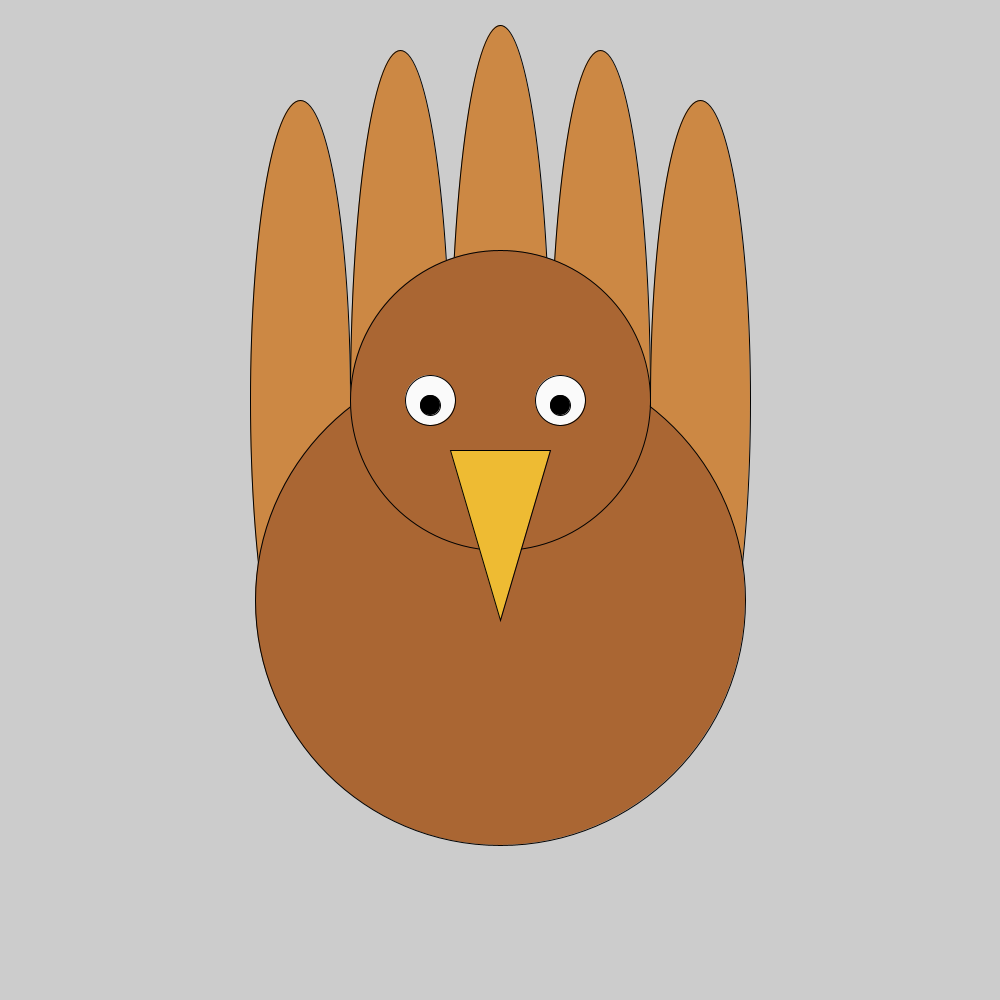
Frame 1 (no input)
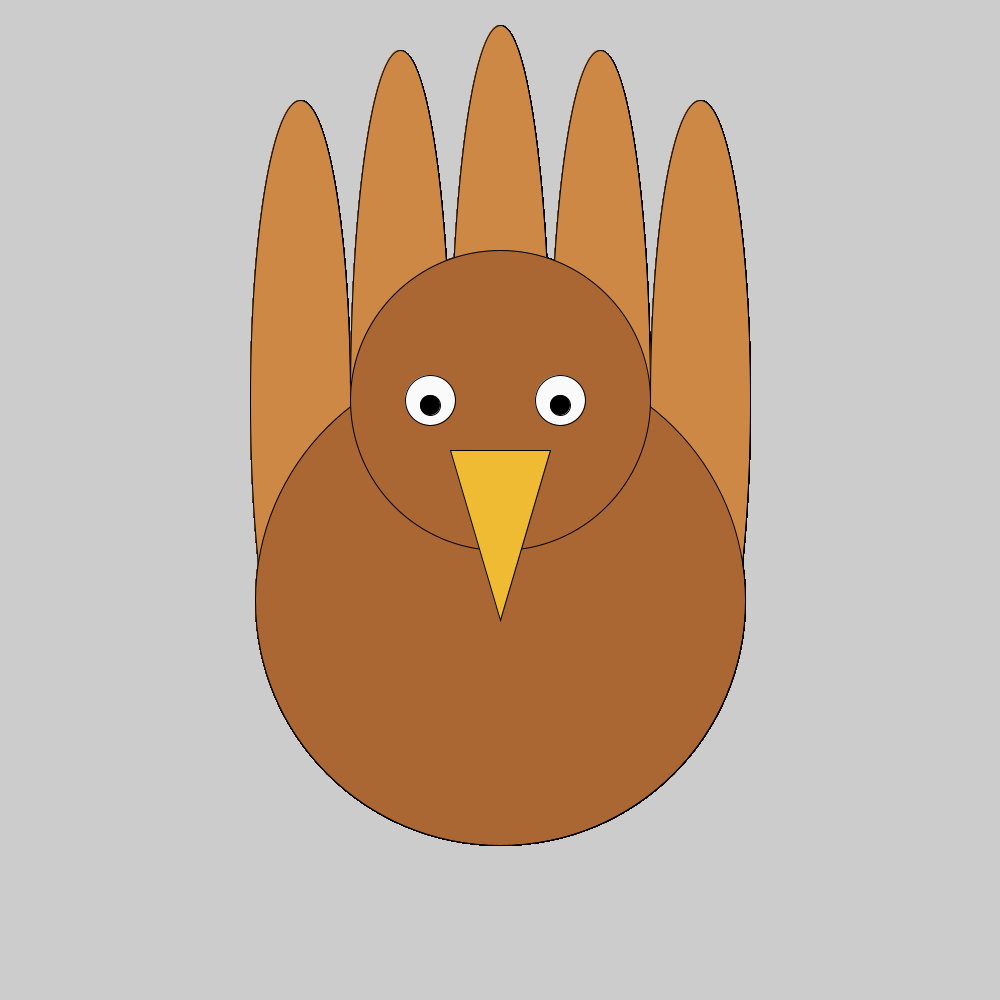
Frame 60 (the mouse pressed at the canvas centre just before this capture)
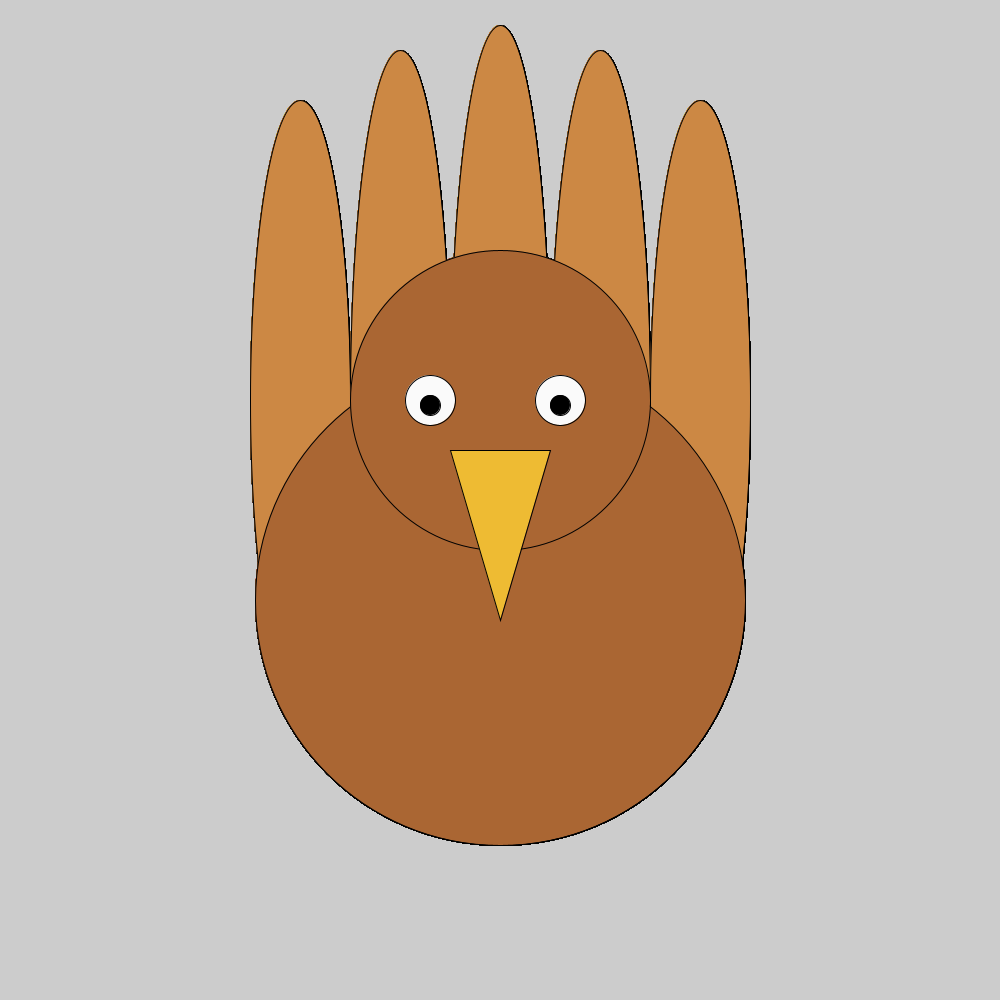
Frame 120 (the mouse held since frame 60 and released just before this capture)

The Processing sketch that drew these frames (run headless with seeded random() and noise(); from frame 60 on, the mouse is pressed at the canvas centre):

// Processing sketch: sketch_161119a
// ── sketch_161119a.pde
void setup (){
size(1000,1000);
}
void draw (){
//Feathers
fill(204,136,68);
ellipse(500,400,100,750);
ellipse(400,400,100,700);
ellipse(300,400,100,600);
ellipse(600,400,100,700);
ellipse(700,400,100,600);

//Body and Head
fill(170,102,51);
ellipse(500,600,490,490);
ellipse(500,400,300,300);

//Beak
fill(238,187,51);
triangle(450,450,550,450,500,620);

//Eyes
fill(250,250,250);
ellipse(430,400,50,50);
ellipse(560,400,50,50);
fill(0,0,0);
ellipse(430,405,20,20);
ellipse(560,405,20,20);
}
